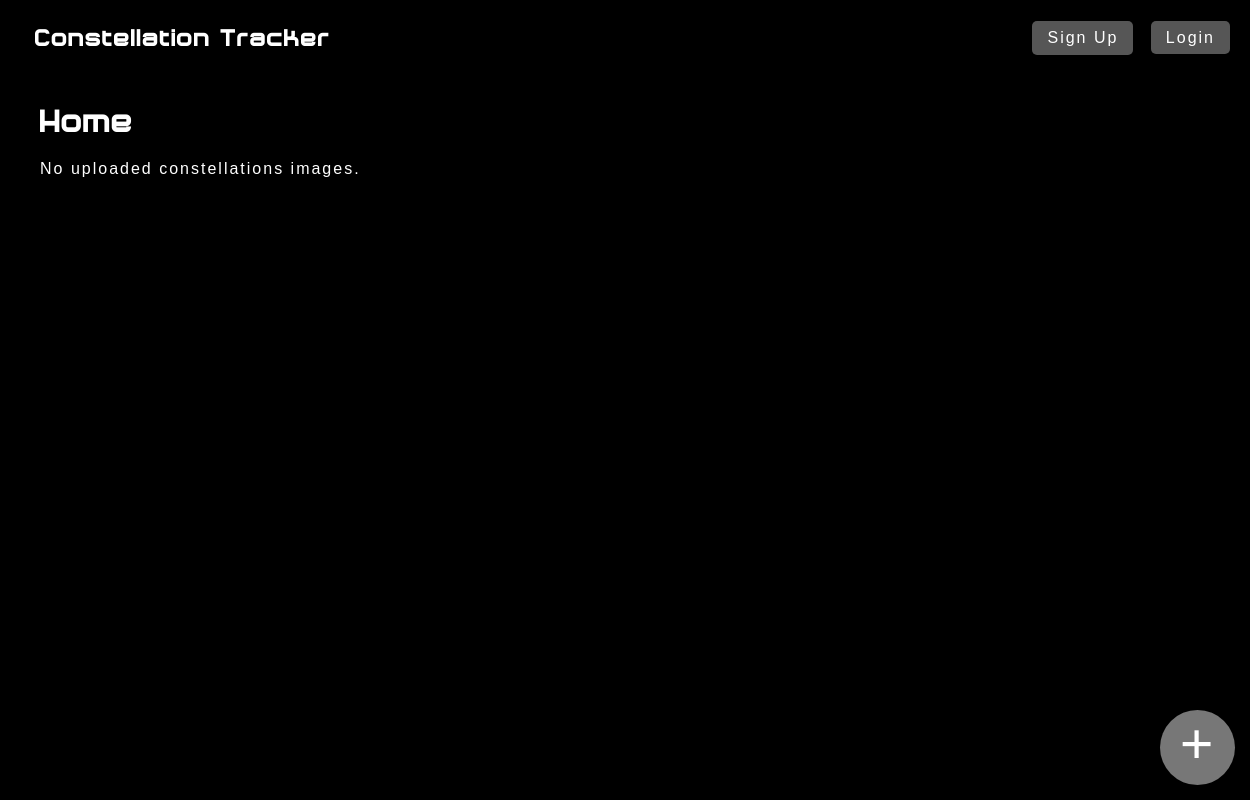
/, run on an earlier commit of the app's database.
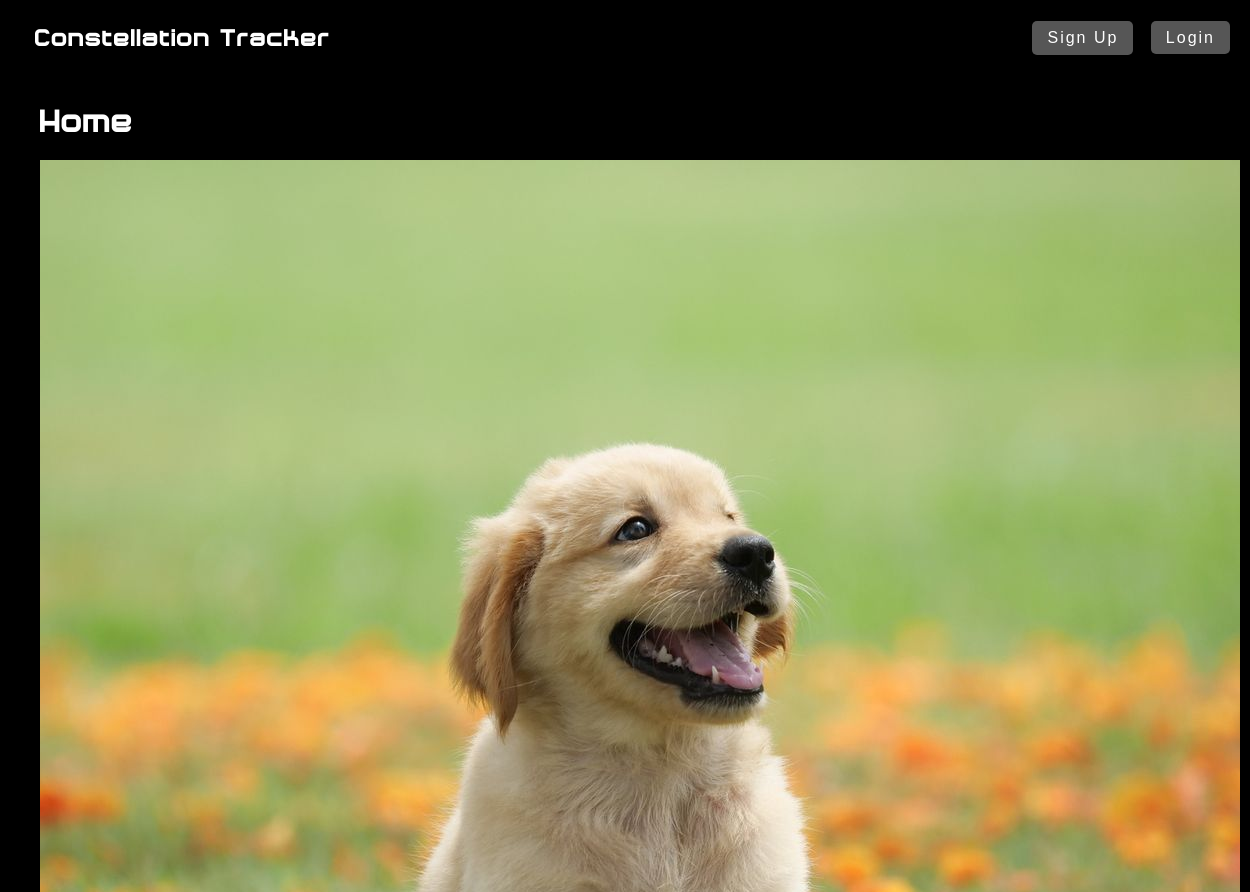
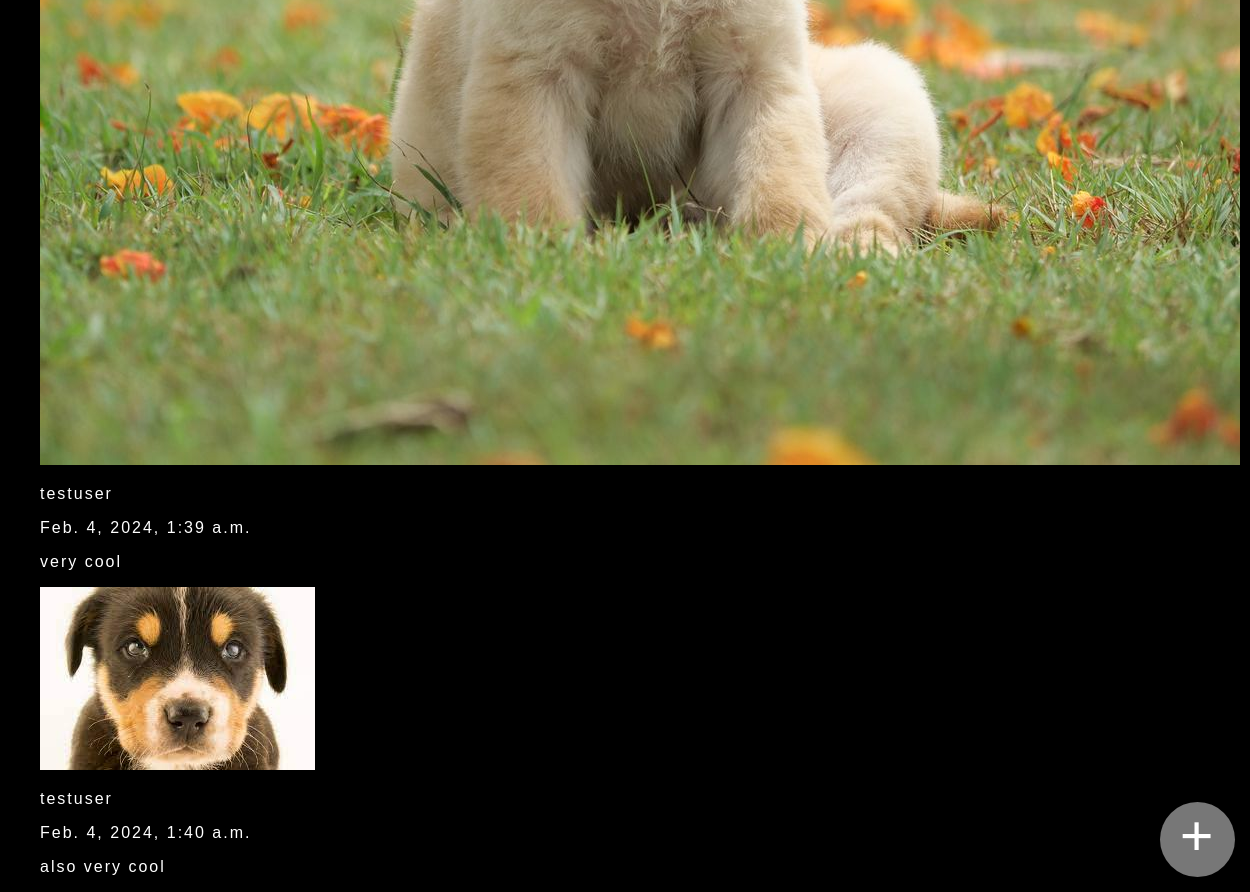
And on a later commit of the database (2 pictures, top to bottom).
### core/models.py (models this page shows)
class Image(models.Model):
    image_id = models.AutoField(primary_key=True)
    user = models.ForeignKey(User, on_delete=models.CASCADE, related_name='curr_image')
    time_submitted = models.DateTimeField(auto_now_add=True)
    constellation_name = models.CharField(max_length=100)
    notes = models.TextField(max_length=1000)
    image = models.ImageField(upload_to='media/images/')
    score = models.IntegerField()

### core/views.py (the view)
# urls.py: path('', views.home, name='home'),
def home(request):
    images = Image.objects.all()
    user = request.user
    context = {
        'images': images,
        'user': user
    }
    return render(request, 'core/home.html', context)

### core/templates/core/home.html
{% extends "base.html" %}
{% block content %}
<div id="homepage">
<h1>Home</h1>
{% for image in images %}
    <img src="{{ image.image }}" alt="Constellation Name">
    <div class="info">
        <p>{{ image.user }}</p>
        <p>{{ image.time_submitted }}</p>
        <p>{{ image.notes }}</p>
    </div>
{% empty %}
<p id= "page-subhead">
  No uploaded constellations images.
</p>
{% endfor %}
<a id="image-submit-button" href="{% url 'submit' %}" style="text-decoration:none;">+</a>
</div>
{% endblock %}

### templates/base.html (shortened to what this page needs)
{% load static %}
<!DOCTYPE html>
<html lang="en">
<head>
    <link rel="stylesheet" type="text/css" href='{% static "css/main.css" %}'>
</head>
  <body>
    <nav>
      {% if user.is_authenticated %}
      <div id="newheader" class="header">
          <h1><a href="{% url 'home' %}" style="background: none">Constellation Tracker</a></h1>
          <div>
              Welcome, {{ user.username }}
              <a id="signup" href="{% url 'profile' %}">Profile</a>
              <a id="login" href="{% url 'logout' %}">Logout</a>
          </div>
      </div>
      {% else %}
      <div class="header">
          <h1><a href="{% url 'home' %}" style="background: none">Constellation Tracker</a></h1>
          <div>
              <a id="signup" href="{% url 'sign_up' %}">Sign Up</a>
              <a id="login" href="{% url 'login' %}">Login</a>
          </div>
      </div>
      {% endif %}
    </nav>
    {% block content %}
    {% endblock %}
  </body>
</html>

### static/css/main.css (style rules this page uses)
p { font-family: sans-serif; }
#signup { display: inline-block; margin-top: 11px; margin-right: 11px; margin-left: 11px; }
#homepage { margin-left: 40px; }
h1 { color: white; font-family: "Pentagra", Times, serif; }
body { font-family: 'Trebuchet MS', 'Lucida Sans Unicode', 'Lucida Grande', 'Lucida Sans', Arial, sans-serif; color: white; margin-left: 0; padding: 0; background-color: #000000; letter-spacing: 2px; }
.header { background-image: url("/static/Milky_Way_panorama_-_4_Aug._2008-2.png"); background-size: cover; color: white; padding: 10px 20px; display: flex; justify-content: space-between; align-items: right; }
.header a { color: white; text-decoration: none; padding: 8px 15px; background: #565656; border-radius: 5px; transition: background 0.3s ease; }
nav { position: fixed; top: 0; width: 100%; }
body { padding-top: 70px; }
#image-submit-button { border-width: 0px; border-radius: 50%; background-color: #777; color: #FFFFFF; box-shadow: 0px 4px 4px rgba(0, 0, 0, 0.25); text-align: center; width: 75px; height: 75px; position: fixed; bottom: 15px; right: 15px; font-size: 60px; font-family: 'Lora'; font-weight: 800; transition: background .2s ease-in-out; }

### templates/base.html (style rules this page uses)
body { margin-top: 20px; }

What changed in the data, as far as the page shows it:
added Image: image (picture), user "testuser", time_submitted "Feb. 4, 2024, 1:39 a.m.", notes "very cool"
added Image: image (picture), user "testuser", time_submitted "Feb. 4, 2024, 1:40 a.m.", notes "also very cool"
Also different on the page:
text no longer shown: "No uploaded constellations images."
